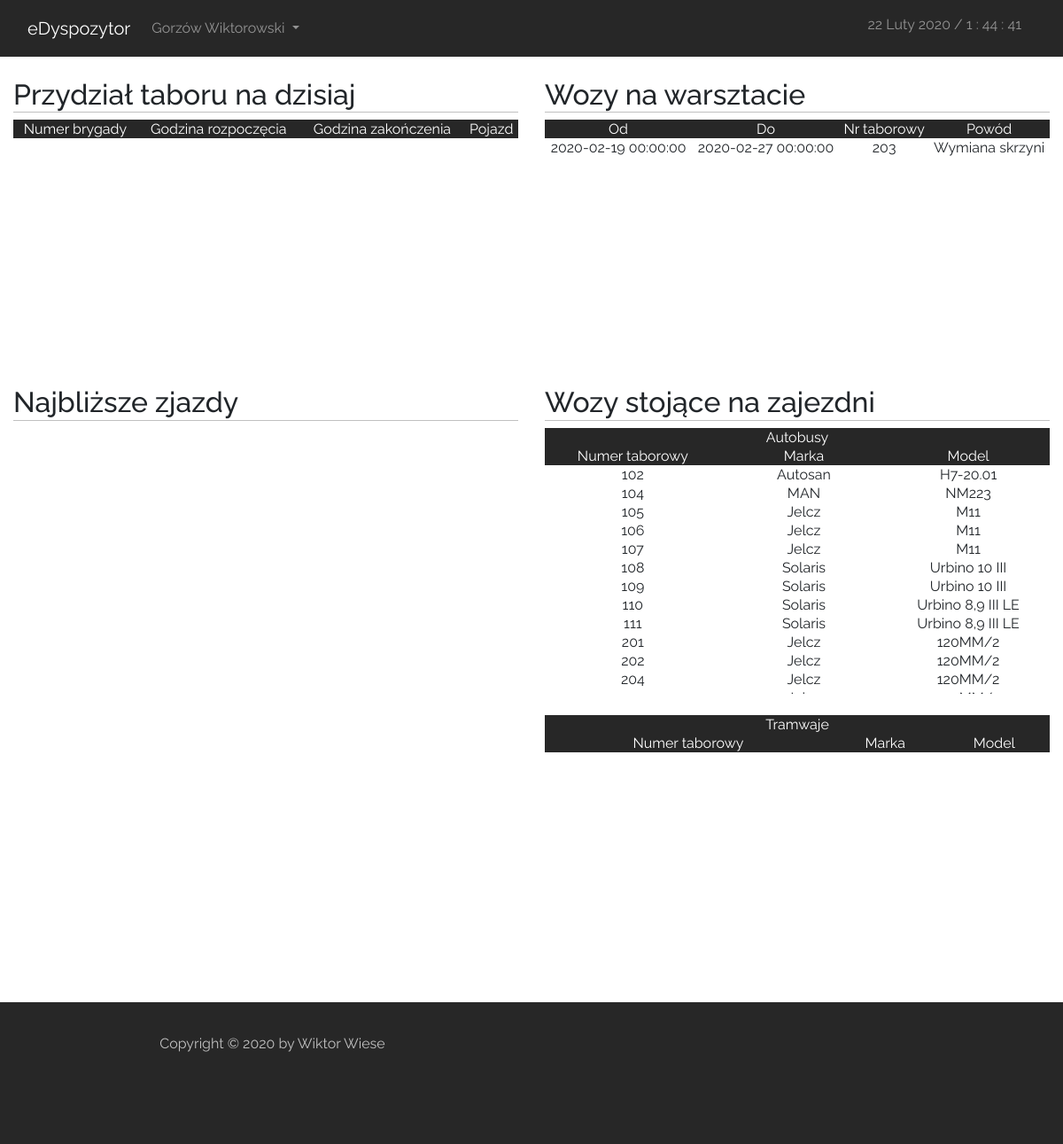
/index_user.php (signed in), run on the app's committed database.
### tables this page shows
CREATE TABLE `vehicles` (
  `id` int(11) NOT NULL,
  `typ_pojazdu` text,
  `miasto` text NOT NULL,
  `marka` text,
  `model` text,
  `uklad_drzwi` text,
  `rocznik` text,
  `rok_wprowadzenia` text,
  `klimatyzacja` text,
  `biletomat` text,
  `numer_tab` int(11) DEFAULT NULL,
  `uwagi` longtext,
  `id_workshop` int(11) DEFAULT NULL,
  `id_timetable` int(11) DEFAULT NULL
);

CREATE TABLE `workshop` (
  `id` int(11) NOT NULL,
  `id_pojazdu` int(11) NOT NULL,
  `powod` longtext,
  `data_roz` datetime DEFAULT NULL,
  `data_zak` datetime DEFAULT NULL
);

### index_user.php (called while the page is built)
<?php
    include("./layout/header.php");
    $toInclude = isset($_GET['page']) ? $_GET['page']:"main";
    include("./pages/user/$toInclude.php");
    include("./layout/footer.php");
?>

### scripts/php/main_page/list_of_garage.php (the view, shortened to what this page needs)
<?php
    require_once("scripts/php/db_connect.php");
    $connect = new mysqli($host, $db_user, $db_password, $db_name);
    if($_SESSION['access'] == 2)
                {
                    if ($result = @$connect->query("SELECT * from `vehicles` where typ_pojazdu='BUS' and id_workshop='0' order by `numer_tab`"))
                        {
                            echo "<div class='mess_users'>
                            <table>
                            <tr class='main'>
                                <td colspan='3'>Autobusy</td>
                            </tr>
                            <tr class='main'>
                                <td>Numer taborowy</td>
                                <td>Marka</td>
                                <td>Model</td>
                            </tr>";
                            $users = $result->num_rows;
                            if($users>0)
                            {
                                while($row = $result->fetch_array())
                                {
                                    echo "<tr>
                                        <td>".$row['numer_tab']."</td>
                                        <td>".$row['marka']."</td>
                                        <td>".$row['model']."</td>
                                    </tr>";
                                }
                            }
                            echo "</table></div><br/>";
                        }
                        if ($result = @$connect->query("SELECT * from `vehicles` where typ_pojazdu='TRAM' and id_workshop='0' order by `numer_tab`"))
                        {
                            echo "<div class='mess_users'>
                            <table>
                            <tr class='main'>
                                <td colspan='3'>Tramwaje</td>
                            </tr>
                            <tr class='main'>
                                <td>Numer taborowy</td>
                                <td>Marka</td>
                                <td>Model</td>
                            </tr>";
                            echo "</table></div><br/>";
                        }
                }
?>

### layout/header.php (shortened to what this page needs)
<html>
    <head>
        <link rel="stylesheet" type="text/css" href="./styles/style_main.css">
        <link rel="stylesheet" type="text/css" href="./styles/style_pages.css">
        <link rel="stylesheet" type="text/css" href="./styles/bootstrap/bootstrap.min.css">
    </head>
    <body>
        <header>
            <div class="col-sm-12">
                <nav class="navbar navbar-expand navbar-dark">
                    <a class="navbar-brand" href="<?php
                        if($_SESSION['access']=="1")
                        {
                            echo "index_admin.php";
                        }
                        if($_SESSION['access'] == "2")
                        {
                            echo "index_user.php";
                        }
                        if($_SESSION['access'] == "3")
                        {
                            echo "index_user.php";
                        }
                    ?>">eDyspozytor</a>
                    <div class="collapse navbar-collapse">
                        <ul class="navbar-nav mr-auto">
                            <li class="nav-item dropdown">
                                <a class="nav-link dropdown-toggle" data-toggle="dropdown" role="button" aria-haspopup="true" aria-expanded="false" href="#">
                                <?php
                                    require_once('./scripts/php/header.php');
                                ?>
                                <span class="caret"></span></a>
                            </li>
                        </ul>
                    </div>
                    <span class="navbar text">
					    <label id="label-time"></label>
                    </span>
                </nav>
            </div>
        </header>

### scripts/php/header.php (shortened to what this page needs)
<?php
    if($_SESSION['access'] == '2')
    {
        echo "Gorzów Wiktorowski";
    }
?>

### pages/user/main.php
<main>
    <div class="container-fluid"></br>
        <div class="row">
            <div class="col-md-6">
                <H2 class="headline">Przydział taboru na dzisiaj</H2>
                <?php
                    include_once("./scripts/php/main_page/list_of_lines.php");
                ?>
            </div>
            <div class="col-md-6">
                <H2 class="headline">Wozy na warsztacie</H2>
                <?php
                    include_once("./scripts/php/main_page/list_of_workshop.php");
                ?>
            </div>
            <div class="col-md-6">
                <H2 class="headline">Najbliższe zjazdy</H2>
            </div>
            <div class="col-md-6">
                <H2 class="headline">Wozy stojące na zajezdni</H2>
                <?php
                    include_once("./scripts/php/main_page/list_of_garage.php");
                ?>
            </div>
        </div>
    </div>
</main>

### scripts/php/main_page/list_of_lines.php (shortened to what this page needs)
<?php
    require_once("scripts/php/db_connect.php");
    $connect = new mysqli($host, $db_user, $db_password, $db_name);
    if($_SESSION['access'] == 2)
                {
                    if ($result = @$connect->query("SELECT * FROM `timetable` ORDER BY `nazwa_zm`"))
                        {
                            echo "<div class='mess_users'>
                            <table>
                            <tr class='main'>
                                <td>Numer brygady</td>
                                <td>Godzina rozpoczęcia</td>
                                <td>Godzina zakończenia</td>
                                <td>Pojazd</td>
                            </tr>";
                            echo "</table><br/></div>";
                        }
                }
?>

### scripts/php/main_page/list_of_workshop.php
<?php
    require_once("scripts/php/db_connect.php");
    $connect = new mysqli($host, $db_user, $db_password, $db_name);
    $date = Date("Y-m-d");
    if($_SESSION['access'] == 2)
                {
                    if ($result = @$connect->query("SELECT * from `workshop` INNER JOIN `vehicles` on `vehicles`.`id` = `workshop`.`id_pojazdu` WHERE `data_roz`>=$date or `data_zak`<=$date"))
                        {
                            echo "<div class='mess_users'>
                            <table>
                            <tr class='main'>
                                <td>Od</td>
                                <td>Do</td>
                                <td>Nr taborowy</td>
                                <td>Powód</td>
                            </tr>";
                            $users = $result->num_rows;
                            if($users>0)
                            {
                                while($row = $result->fetch_array())
                                {
                                    echo "<tr>
                                        <td>".$row['data_roz']."</td>
                                        <td>".$row['data_zak']."</td>
                                        <td>".$row['numer_tab']."</td>
                                        <td>".$row['powod']."</td>
                                    </tr>";
                                }
                            }
                            echo "</table><br/></div>";
                        }
                }
?>

### layout/footer.php
<footer class="footer-distributed">
    <div class="container-fluid">
        <div class="footer__left col-md-6 col-sm-12">
            <p>Copyright &copy 2020 by <a href="http://wiktorwiese.000webhostapp.com/">Wiktor Wiese</a></p>
        </div>
        <div class="footer__right col-md-6 col-sm-12">
        </div>
    </div>
</footer>

### styles/style_main.css (style rules this page uses)
body { font-family: 'Raleway', sans-serif !important; background: #272727 !important; }
header { width: 100%; }
.headline { border-bottom: 1px solid silver; }

### styles/style_pages.css (style rules this page uses)
header, footer { background: #272727; }
main { background: white; }
.text { color: rgba(255,255,255,.5)!important; }
footer { height: 20%; color: silver; }
.footer__left { width: 50%; height: auto; float: left; padding-top: 3%; text-align: center; }
footer .col-sm-12 { height: 25%; }
.footer__left a { text-decoration: none; color: silver; }
.footer__right { width: 50%; height: auto; float: right; text-align: center; padding-top: 2%; font-size: 30px; text-decoration: none; }
table, tr, td { text-align: center; width: inherit; }
table .main { color: white !important; background: #272727 !important; }
.mess_users { width: 100%; height: 300px; overflow-y: scroll; }

### data on the page
vehicles: id_workshop.data_roz "2020-02-19 00:00:00", id_workshop.data_zak "2020-02-27 00:00:00", numer_tab "203", id_workshop.powod "Wymiana skrzyni"
vehicles: numer_tab "102", marka "Autosan", model "H7-20.01"
vehicles: numer_tab "104", marka "MAN", model "NM223"
vehicles: numer_tab "105", marka "Jelcz", model "M11"
vehicles: numer_tab "106", marka "Jelcz", model "M11"
vehicles: numer_tab "107", marka "Jelcz", model "M11"
vehicles: numer_tab "108", marka "Solaris", model "Urbino 10 III"
vehicles: numer_tab "109", marka "Solaris", model "Urbino 10 III"
vehicles: numer_tab "110", marka "Solaris", model "Urbino 8,9 III LE"
vehicles: numer_tab "111", marka "Solaris", model "Urbino 8,9 III LE"
vehicles: numer_tab "201", marka "Jelcz", model "120MM/2"
vehicles: numer_tab "202", marka "Jelcz", model "120MM/2"
vehicles: numer_tab "204", marka "Jelcz", model "120MM/2"
